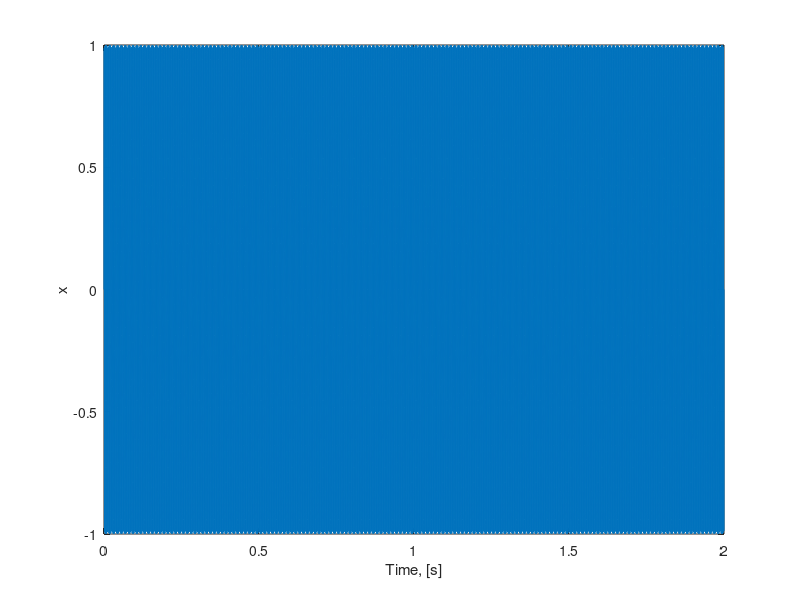
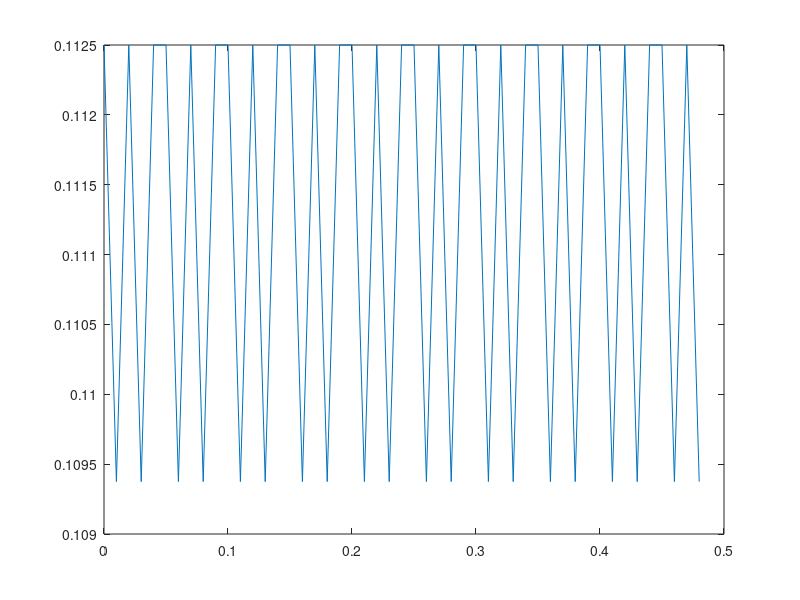
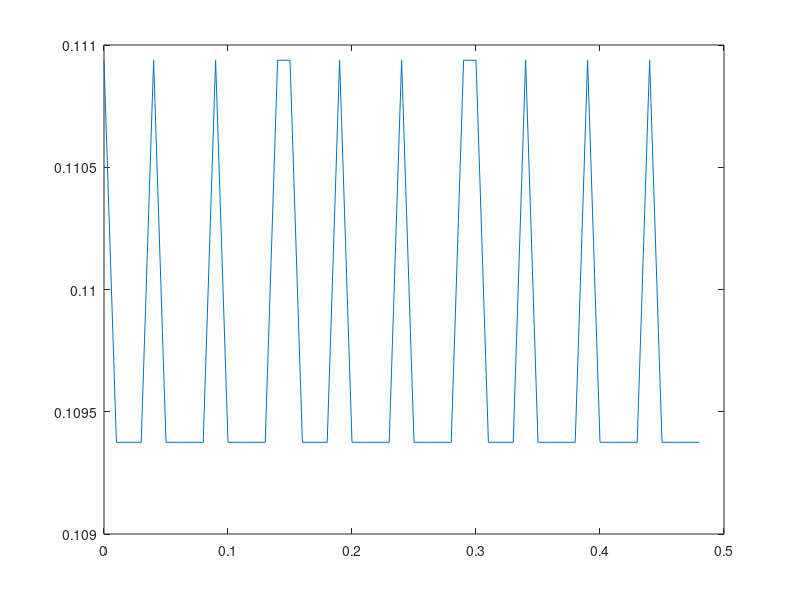

These figures' MATLAB source, in order:
%% June 29, 2020
clear
%% a
len = 2; % length in seconds
f = 440; % sinusoidal freq in Hz
fs = 8000; % sampling freq in Hz
ts = 1/fs; % sampling period in seconds
t = 0:ts:len; % time axis in second
x = sin(2*pi*f*t); % sinusoid
%% b
figure
plot(t, x)
xlabel('Time, [s]')
ylabel('x')
%% c
M = floor(0.080 * fs); % window length in sample
w1 = hann(M);
%% d
M = floor(0.080 * fs); % window length in sample
w2 = ones(M, 1);
%% e
% define the number of steps to do
H = floor(0.040 * fs); % hop length in samples
N = floor((length(x) - M)/H) + 1; % number of frames
% container for fetures
z_1 = zeros(N,1);
z_2 = zeros(N,1);

% loop over windows of x
for n=1:N
 % extract one audio window
 frame = x((n-1)*H+1 : (n-1)*H+M); % select the frame
 x_w1 = w1' .* frame; % apply Hann window
 x_w2 = w2' .* frame; % apply rectangular window

 % compute features
 z_1(n,1) = sum(abs(diff(x_w1>0)))/M;
 z_2(n,1) = sum(abs(diff(x_w2>0)))/M;
end
%% f
t_zcr = (0:1:N-1) * 10e-3;% HOP SIZE
figure()
plot(t_zcr,z_1)%T = (0:N-1).* (H/Fs); H - in samples
figure()% 
plot(t_zcr,z_2)